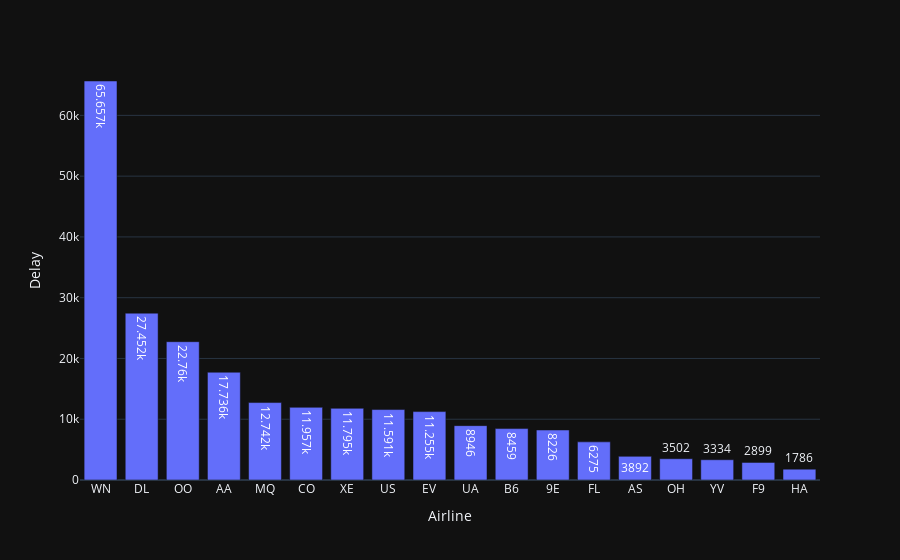

This figure's notebook cell:
### Markdown cell above
44.54% of the flights suffer with delay.

### Code cell
fig = px.bar(df[df['Delay']==1].groupby('Airline').agg({'Delay':'count'}).reset_index().sort_values(by='Delay', ascending=False), x='Airline', y='Delay',template = 'plotly_dark', text_auto=True)
fig.show()

### Figure 1 — Plotly figure (JSON) as saved in the notebook; plotly's stock layout.template omitted (floating-point values rounded to 4 significant figures)
{"data": [{"alignmentgroup": "True", "hovertemplate": "Airline=%{x}<br>Delay=%{y}<extra></extra>", "legendgroup": "", "marker": {"color": "#636efa", "pattern": {"shape": ""}}, "name": "", "offsetgroup": "", "orientation": "v", "showlegend": false, "textposition": "auto", "texttemplate": "%{y}", "type": "bar", "x": ["WN", "DL", "OO", "AA", "MQ", "CO", "XE", "US", "EV", "UA", "B6", "9E", "FL", "AS", "OH", "YV", "F9", "HA"], "xaxis": "x", "y": [65657, 27452, 22760, 17736, 12742, 11957, 11795, 11591, 11255, 8946, 8459, 8226, 6275, 3892, 3502, 3334, 2899, 1786], "yaxis": "y"}], "layout": {"barmode": "relative", "legend": {"tracegroupgap": 0}, "margin": {"t": 60}, "xaxis": {"anchor": "y", "domain": [0, 1], "title": {"text": "Airline"}}, "yaxis": {"anchor": "x", "domain": [0, 1], "title": {"text": "Delay"}}}}
